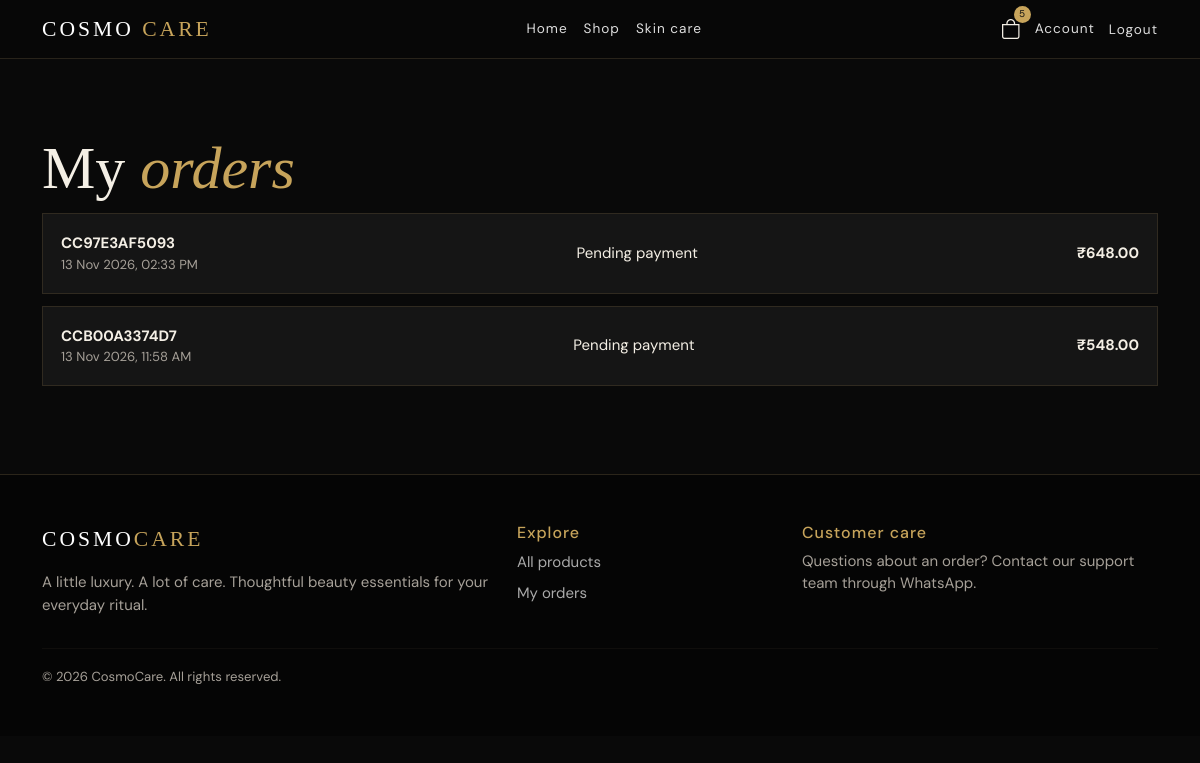
The app's page /orders/mine/ (signed in) with its own data.
### orders/models.py (models this page shows, shortened)
class Order(models.Model):
    class Status(models.TextChoices):
        PENDING = "PENDING", "Pending payment"
        PLACED = "PLACED", "Placed"
        PROCESSING = "PROCESSING", "Processing"
        SHIPPED = "SHIPPED", "Shipped"
        DELIVERED = "DELIVERED", "Delivered"
        CANCEL_REQUESTED = "CANCEL_REQUESTED", "Cancellation requested"
        CANCELLED = "CANCELLED", "Cancelled"
    class PaymentStatus(models.TextChoices):
        PENDING = "PENDING", "Pending"
        PAID = "PAID", "Paid"
        FAILED = "FAILED", "Failed"
        REFUND_PENDING = "REFUND_PENDING", "Refund pending"
        REFUNDED = "REFUNDED", "Refunded"
    order_number = models.CharField(max_length=24, unique=True, editable=False)
    public_token = models.UUIDField(default=uuid.uuid4, editable=False, unique=True)
    user = models.ForeignKey(User, on_delete=models.PROTECT, related_name="orders")
    full_name = models.CharField(max_length=120)
    phone = models.CharField(max_length=15)
    email = models.EmailField(blank=True)
    address_text = models.TextField()
    subtotal = models.DecimalField(max_digits=10, decimal_places=2)
    shipping = models.DecimalField(max_digits=8, decimal_places=2, default=0)
    total = models.DecimalField(max_digits=10, decimal_places=2)
    payment_method = models.CharField(max_length=20, choices=[("RAZORPAY","Razorpay"),("COD","Cash on Delivery")])
    payment_status = models.CharField(max_length=20, choices=PaymentStatus.choices, default=PaymentStatus.PENDING)
    status = models.CharField(max_length=24, choices=Status.choices, default=Status.PENDING)
    cancellation_reason = models.TextField(blank=True)
    refund_reference = models.CharField(max_length=120, blank=True)
    qr_image = models.ImageField(upload_to="order_qr/", blank=True)
    created_at = models.DateTimeField(auto_now_add=True)
    updated_at = models.DateTimeField(auto_now=True)

### orders/views.py (the view)
# urls.py: path("mine/", views.my_orders, name="my_orders"),
@login_required
def my_orders(request):
    orders = Order.objects.filter(user=request.user).order_by("-created_at")
    return render(request, "orders/my_orders.html", {"orders": orders})

### cart/context_processors.py (called while the page is built)
def cart_summary(request):
    if request.user.is_authenticated:
        items = request.user.cart_items.select_related("product")
        return {"nav_cart_count": sum(i.quantity for i in items)}
    return {"nav_cart_count": 0}

### templates/orders/my_orders.html
{% extends "base.html" %}
{% block content %}
<section class="container section-pad">
    <h1>My <em>orders</em></h1>
    {% for o in orders %}
    <a class="order-row" href="{% url 'order_detail' o.order_number %}">
        <div>
            <strong>{{ o.order_number }}</strong>
                <small class="d-block muted">
                    {{ o.created_at|date:"d M Y, h:i A" }}
                </small>
        </div>
        <div>
            {{ o.get_status_display }}
        </div>
        <strong> ₹{{ o.total }} </strong>
    </a>
    {% empty %}
        <p class="muted">You haven't placed any orders yet.</p>
    {% endfor %}
</section>
{% endblock %}

### static/css/style.css (style rules this page uses)
:root { --black:#090909;--panel:#141414;--panel2:#1b1b1b;--gold:#c7a45b;--gold2:#e2c783;--cream:#f4efe5;--muted:#a6a098 }
* { box-sizing:border-box }
body { background:var(--black);color:var(--cream);font-family:'DM Sans',sans-serif;font-size:15px }
a { color:inherit;text-decoration:none }
.hero h1,.page-title,h1 { font-family:'Playfair Display',serif;font-size:clamp(2.5rem,5vw,4.6rem);line-height:1.1;font-weight:400 }
.hero h1 em,h1 em,h2 em { color:var(--gold);font-weight:400 }
.section-pad { padding-top:76px;padding-bottom:76px }
.muted { color:var(--muted) }
.order-row { display:flex;justify-content:space-between;align-items:center;padding:18px;margin:12px 0;background:#151515;border:1px solid #302a20 }

### records on screen
Order: order_number "CC97E3AF5093", created_at "13 Nov 2026, 02:33 PM", status "Pending payment", total "648.00"
Order: order_number "CCB00A3374D7", created_at "13 Nov 2026, 11:58 AM", status "Pending payment", total "548.00"

### other values on screen
{{ nav_cart_count|default:0 }} "5"
